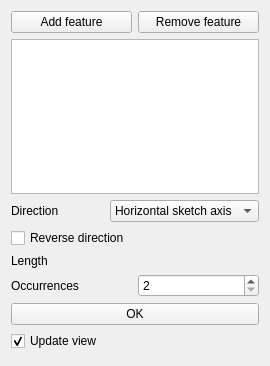
<?xml version="1.0" encoding="UTF-8"?>
<ui version="4.0">
 <class>PartDesignGui::TaskLinearPatternParameters</class>
 <widget class="QWidget" name="PartDesignGui::TaskLinearPatternParameters">
  <property name="geometry">
   <rect>
    <x>0</x>
    <y>0</y>
    <width>270</width>
    <height>366</height>
   </rect>
  </property>
  <property name="windowTitle">
   <string>Form</string>
  </property>
  <layout class="QVBoxLayout" name="verticalLayout">
   <item>
    <layout class="QHBoxLayout" name="horizontalLayout_4">
     <item>
      <widget class="QPushButton" name="buttonAddFeature">
       <property name="text">
        <string>Add feature</string>
       </property>
       <property name="checkable">
        <bool>true</bool>
       </property>
      </widget>
     </item>
     <item>
      <widget class="QPushButton" name="buttonRemoveFeature">
       <property name="text">
        <string>Remove feature</string>
       </property>
       <property name="checkable">
        <bool>true</bool>
       </property>
      </widget>
     </item>
    </layout>
   </item>
   <item>
    <widget class="QListWidget" name="listWidgetFeatures"/>
   </item>
   <item>
    <layout class="QHBoxLayout" name="horizontalLayout_3">
     <item>
      <widget class="QLabel" name="labelDirection">
       <property name="text">
        <string>Direction</string>
       </property>
      </widget>
     </item>
     <item>
      <widget class="QComboBox" name="comboDirection">
       <item>
        <property name="text">
         <string>Horizontal sketch axis</string>
        </property>
       </item>
       <item>
        <property name="text">
         <string>Vertical sketch axis</string>
        </property>
       </item>
       <item>
        <property name="text">
         <string>Base X axis</string>
        </property>
       </item>
       <item>
        <property name="text">
         <string>Base Y axis</string>
        </property>
       </item>
       <item>
        <property name="text">
         <string>Base Z axis</string>
        </property>
       </item>
       <item>
        <property name="text">
         <string>Select reference...</string>
        </property>
       </item>
      </widget>
     </item>
    </layout>
   </item>
   <item>
    <widget class="QCheckBox" name="checkReverse">
     <property name="text">
      <string>Reverse direction</string>
     </property>
    </widget>
   </item>
   <item>
    <layout class="QHBoxLayout" name="horizontalLayout_2">
     <item>
      <widget class="QLabel" name="label_2">
       <property name="text">
        <string>Length</string>
       </property>
      </widget>
     </item>
     <item>
      <widget class="Gui::QuantitySpinBox" name="spinLength" native="true">
       <property name="unit" stdset="0">
        <string notr="true">mm</string>
       </property>
       <property name="value" stdset="0">
        <double>100.000000000000000</double>
       </property>
      </widget>
     </item>
    </layout>
   </item>
   <item>
    <layout class="QHBoxLayout" name="horizontalLayout">
     <item>
      <widget class="QLabel" name="label">
       <property name="text">
        <string>Occurrences</string>
       </property>
      </widget>
     </item>
     <item>
      <widget class="QSpinBox" name="spinOccurrences">
       <property name="minimum">
        <number>2</number>
       </property>
       <property name="maximum">
        <number>99999</number>
       </property>
      </widget>
     </item>
    </layout>
   </item>
   <item>
    <layout class="QHBoxLayout" name="horizontalLayout_5">
     <item>
      <widget class="QPushButton" name="buttonOK">
       <property name="text">
        <string>OK</string>
       </property>
      </widget>
     </item>
    </layout>
   </item>
   <item>
    <widget class="QCheckBox" name="checkBoxUpdateView">
     <property name="text">
      <string>Update view</string>
     </property>
     <property name="checked">
      <bool>true</bool>
     </property>
    </widget>
   </item>
   <item>
    <spacer name="verticalSpacer">
     <property name="orientation">
      <enum>Qt::Vertical</enum>
     </property>
     <property name="sizeHint" stdset="0">
      <size>
       <width>20</width>
       <height>40</height>
      </size>
     </property>
    </spacer>
   </item>
  </layout>
 </widget>
 <customwidgets>
  <customwidget>
   <class>Gui::QuantitySpinBox</class>
   <extends>QWidget</extends>
   <header>Gui/QuantitySpinBox.h</header>
  </customwidget>
 </customwidgets>
 <resources/>
 <connections/>
</ui>
